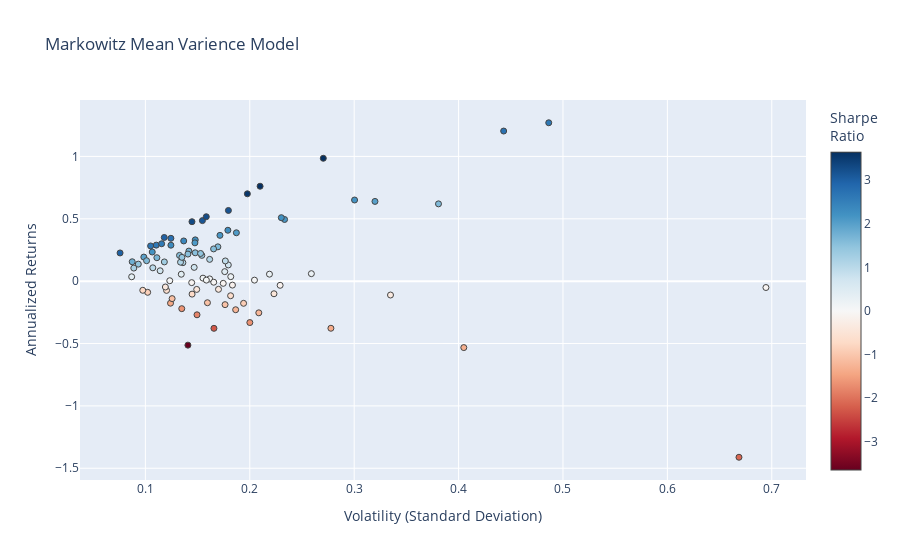

The notebook cell this image was saved under:
### Code cell
hover_texts = [
    f"{ticker} <br>Volatility: {vol:.3f} <br>Returns: {ret:.3%} <br>Sharpe Ratio: {sr:.3f}"
    for ticker, vol, ret, sr in zip(names, volatility, annualized_returns, sharpe_ratios)
]

fig = go.Figure(data=go.Scatter(
    x=volatility,
    y=annualized_returns,
    mode='markers',
    hoverinfo='text',
    hovertext=hover_texts,
    marker=dict(color=sharpe_ratios, colorscale = 'RdBu', size=6, line=dict(width=1), colorbar=dict(title="Sharpe<br>Ratio")
    )
))

fig.update_layout(
    title='Markowitz Mean Varience Model',
    xaxis_title='Volatility (Standard Deviation)',
    yaxis_title='Annualized Returns',
)

fig.show()

### Figure 1 — Plotly figure (JSON) as saved in the notebook; plotly's stock layout.template omitted (floating-point values rounded to 4 significant figures)
{"data": [{"hoverinfo": "text", "hovertext": ["RDY_Close <br>Volatility: 0.278 <br>Returns: -37.763% <br>Sharpe Ratio: -1.360", "WFC_Close <br>Volatility: 0.176 <br>Returns: -18.838% <br>Sharpe Ratio: -1.068", "RTX_Close <br>Volatility: 0.093 <br>Returns: 13.645% <br>Sharpe Ratio: 1.464", "GM_Close <br>Volatility: 0.170 <br>Returns: -6.545% <br>Sharpe Ratio: -0.385", "KO_Close <br>Volatility: 0.076 <br>Returns: 22.618% <br>Sharpe Ratio: 2.987", "GOOG_Close <br>Volatility: 0.169 <br>Returns: 27.511% <br>Sharpe Ratio: 1.624", "NFLX_Close <br>Volatility: 0.320 <br>Returns: 63.935% <br>Sharpe Ratio: 1.998", "INTC_Close <br>Volatility: 0.144 <br>Returns: -1.191% <br>Sharpe Ratio: -0.083", "WMT_Close <br>Volatility: 0.148 <br>Returns: 33.100% <br>Sharpe Ratio: 2.240", "SO_Close <br>Volatility: 0.102 <br>Returns: -8.956% <br>Sharpe Ratio: -0.877", "XOM_Close <br>Volatility: 0.120 <br>Returns: -7.396% <br>Sharpe Ratio: -0.615", "CMCSA_Close <br>Volatility: 0.154 <br>Returns: 20.680% <br>Sharpe Ratio: 1.342", "MDT_Close <br>Volatility: 0.114 <br>Returns: 8.328% <br>Sharpe Ratio: 0.730", "AMZN_Close <br>Volatility: 0.171 <br>Returns: 36.711% <br>Sharpe Ratio: 2.142", "PFE_Close <br>Volatility: 0.098 <br>Returns: -7.335% <br>Sharpe Ratio: -0.752", "GOOGL_Close <br>Volatility: 0.165 <br>Returns: 25.843% <br>Sharpe Ratio: 1.563", "PEP_Close <br>Volatility: 0.087 <br>Returns: 15.556% <br>Sharpe Ratio: 1.780", "TXN_Close <br>Volatility: 0.179 <br>Returns: 13.001% <br>Sharpe Ratio: 0.725", "T_Close <br>Volatility: 0.145 <br>Returns: -10.384% <br>Sharpe Ratio: -0.717", "VRTX_Close <br>Volatility: 0.486 <br>Returns: 126.996% <br>Sharpe Ratio: 2.611", "CVX_Close <br>Volatility: 0.149 <br>Returns: -6.629% <br>Sharpe Ratio: -0.444", "CRM_Close <br>Volatility: 0.148 <br>Returns: 22.729% <br>Sharpe Ratio: 1.539", "CAT_Close <br>Volatility: 0.233 <br>Returns: 49.457% <br>Sharpe Ratio: 2.120", "BIIB_Close <br>Volatility: 0.229 <br>Returns: -3.324% <br>Sharpe Ratio: -0.145", "V_Close <br>Volatility: 0.110 <br>Returns: 28.881% <br>Sharpe Ratio: 2.616", "SYY_Close <br>Volatility: 0.155 <br>Returns: 2.406% <br>Sharpe Ratio: 0.155", "BMY_Close <br>Volatility: 0.182 <br>Returns: 3.608% <br>Sharpe Ratio: 0.198", "DIS_Close <br>Volatility: 0.123 <br>Returns: 0.345% <br>Sharpe Ratio: 0.028", "HD_Close <br>Volatility: 0.134 <br>Returns: 5.554% <br>Sharpe Ratio: 0.413", "SNAP_Close <br>Volatility: 0.669 <br>Returns: -141.181% <br>Sharpe Ratio: -2.112", "GIS_Close <br>Volatility: 0.124 <br>Returns: -17.660% <br>Sharpe Ratio: -1.423", "MSFT_Close <br>Volatility: 0.137 <br>Returns: 32.231% <br>Sharpe Ratio: 2.358", "JPM_Close <br>Volatility: 0.162 <br>Returns: 1.822% <br>Sharpe Ratio: 0.113", "SRE_Close <br>Volatility: 0.107 <br>Returns: 10.690% <br>Sharpe Ratio: 0.998", "EMR_Close <br>Volatility: 0.165 <br>Returns: -0.844% <br>Sharpe Ratio: -0.051", "QCOM_Close <br>Volatility: 0.182 <br>Returns: -11.695% <br>Sharpe Ratio: -0.644", "ABT_Close <br>Volatility: 0.133 <br>Returns: 20.651% <br>Sharpe Ratio: 1.556", "ADBE_Close <br>Volatility: 0.155 <br>Returns: 48.534% <br>Sharpe Ratio: 3.139", "HON_Close <br>Volatility: 0.099 <br>Returns: 19.309% <br>Sharpe Ratio: 1.960", "GILD_Close <br>Volatility: 0.153 <br>Returns: 22.185% <br>Sharpe Ratio: 1.451", "SYK_Close <br>Volatility: 0.116 <br>Returns: 29.992% <br>Sharpe Ratio: 2.595", "EXC_Close <br>Volatility: 0.136 <br>Returns: 14.814% <br>Sharpe Ratio: 1.090", "EW_Close <br>Volatility: 0.230 <br>Returns: 50.893% <br>Sharpe Ratio: 2.211", "IBM_Close <br>Volatility: 0.141 <br>Returns: -51.301% <br>Sharpe Ratio: -3.645", "ORCL_Close <br>Volatility: 0.187 <br>Returns: 38.781% <br>Sharpe Ratio: 2.072", "BAC_Close <br>Volatility: 0.223 <br>Returns: -10.107% <br>Sharpe Ratio: -0.453", "AAPL_Close <br>Volatility: 0.162 <br>Returns: 17.462% <br>Sharpe Ratio: 1.081", "JNJ_Close <br>Volatility: 0.111 <br>Returns: 18.793% <br>Sharpe Ratio: 1.693", "NVDA_Close <br>Volatility: 0.443 <br>Returns: 120.348% <br>Sharpe Ratio: 2.715", "BA_Close <br>Volatility: 0.198 <br>Returns: 70.035% <br>Sharpe Ratio: 3.543", "DUK_Close <br>Volatility: 0.089 <br>Returns: 10.492% <br>Sharpe Ratio: 1.180", "TMO_Close <br>Volatility: 0.142 <br>Returns: 24.099% <br>Sharpe Ratio: 1.701", "VZ_Close <br>Volatility: 0.175 <br>Returns: -1.752% <br>Sharpe Ratio: -0.100", "META_Close <br>Volatility: 0.158 <br>Returns: 51.648% <br>Sharpe Ratio: 3.262", "MA_Close <br>Volatility: 0.124 <br>Returns: 34.348% <br>Sharpe Ratio: 2.760", "CPB_Close <br>Volatility: 0.149 <br>Returns: -26.972% <br>Sharpe Ratio: -1.805", "KR_Close <br>Volatility: 0.405 <br>Returns: -53.258% <br>Sharpe Ratio: -1.315", "BSX_Close <br>Volatility: 0.134 <br>Returns: 15.214% <br>Sharpe Ratio: 1.138", "MO_Close <br>Volatility: 0.200 <br>Returns: -33.192% <br>Sharpe Ratio: -1.659", "PG_Close <br>Volatility: 0.087 <br>Returns: 3.502% <br>Sharpe Ratio: 0.403", "NEE_Close <br>Volatility: 0.105 <br>Returns: 28.234% <br>Sharpe Ratio: 2.689", "UNH_Close <br>Volatility: 0.118 <br>Returns: 35.013% <br>Sharpe Ratio: 2.965", "ZBH_Close <br>Volatility: 0.176 <br>Returns: 7.620% <br>Sharpe Ratio: 0.433", "MCD_Close <br>Volatility: 0.145 <br>Returns: 47.674% <br>Sharpe Ratio: 3.297", "ABBV_Close <br>Volatility: 0.124 <br>Returns: 28.825% <br>Sharpe Ratio: 2.316", "ISRG_Close <br>Volatility: 0.180 <br>Returns: 56.678% <br>Sharpe Ratio: 3.157", "F_Close <br>Volatility: 0.186 <br>Returns: -22.923% <br>Sharpe Ratio: -1.229", "LLY_Close <br>Volatility: 0.158 <br>Returns: 0.828% <br>Sharpe Ratio: 0.052", "AEP_Close <br>Volatility: 0.101 <br>Returns: 16.390% <br>Sharpe Ratio: 1.620", "PM_Close <br>Volatility: 0.135 <br>Returns: 19.081% <br>Sharpe Ratio: 1.414", "TSLA_Close <br>Volatility: 0.381 <br>Returns: 61.965% <br>Sharpe Ratio: 1.627", "DE_Close <br>Volatility: 0.179 <br>Returns: 40.807% <br>Sharpe Ratio: 2.279", "GS_Close <br>Volatility: 0.209 <br>Returns: -25.385% <br>Sharpe Ratio: -1.217", "ETN_Close <br>Volatility: 0.141 <br>Returns: 21.693% <br>Sharpe Ratio: 1.541", "AMD_Close <br>Volatility: 0.694 <br>Returns: -5.109% <br>Sharpe Ratio: -0.074", "BTI_Close <br>Volatility: 0.204 <br>Returns: 0.821% <br>Sharpe Ratio: 0.040", "PYPL_Close <br>Volatility: 0.210 <br>Returns: 76.095% <br>Sharpe Ratio: 3.626", "UA_Close <br>Volatility: 0.335 <br>Returns: -11.114% <br>Sharpe Ratio: -0.332", "NKE_Close <br>Volatility: 0.259 <br>Returns: 6.009% <br>Sharpe Ratio: 0.232", "SAP_Close <br>Volatility: 0.147 <br>Returns: 30.725% <br>Sharpe Ratio: 2.084", "MRK_Close <br>Volatility: 0.119 <br>Returns: -4.687% <br>Sharpe Ratio: -0.393", "GE_Close <br>Volatility: 0.166 <br>Returns: -37.831% <br>Sharpe Ratio: -2.284", "MMM_Close <br>Volatility: 0.118 <br>Returns: 15.425% <br>Sharpe Ratio: 1.305", "LMT_Close <br>Volatility: 0.107 <br>Returns: 23.364% <br>Sharpe Ratio: 2.193", "COST_Close <br>Volatility: 0.194 <br>Returns: -17.769% <br>Sharpe Ratio: -0.916", "RMD_Close <br>Volatility: 0.177 <br>Returns: 16.205% <br>Sharpe Ratio: 0.918", "BABA_Close <br>Volatility: 0.270 <br>Returns: 98.505% <br>Sharpe Ratio: 3.643", "REGN_Close <br>Volatility: 0.300 <br>Returns: 65.057% <br>Sharpe Ratio: 2.166", "ACN_Close <br>Volatility: 0.147 <br>Returns: 11.058% <br>Sharpe Ratio: 0.754", "AMGN_Close <br>Volatility: 0.183 <br>Returns: -3.148% <br>Sharpe Ratio: -0.172", "DHR_Close <br>Volatility: 0.126 <br>Returns: -13.997% <br>Sharpe Ratio: -1.114", "K_Close <br>Volatility: 0.135 <br>Returns: -22.065% <br>Sharpe Ratio: -1.636", "MS_Close <br>Volatility: 0.219 <br>Returns: 5.606% <br>Sharpe Ratio: 0.256", "CSCO_Close <br>Volatility: 0.159 <br>Returns: -17.299% <br>Sharpe Ratio: -1.085"], "marker": {"color": [-1.36, -1.068, 1.464, -0.3849, 2.987, 1.624, 1.998, -0.08253, 2.24, -0.8766, -0.615, 1.342, 0.7297, 2.142, -0.7523, 1.563, 1.78, 0.7246, -0.7175, 2.611, -0.4444, 1.539, 2.12, -0.1451, 2.616, 0.1551, 0.1985, 0.02801, 0.4133, -2.112, -1.423, 2.358, 0.1128, 0.998, -0.05103, -0.644, 1.556, 3.139, 1.96, 1.451, 2.595, 1.09, 2.211, -3.645, 2.072, -0.4529, 1.081, 1.693, 2.715, 3.543, 1.18, 1.701, -0.1004, 3.262, 2.76, -1.805, -1.315, 1.138, -1.659, 0.4032, 2.689, 2.965, 0.433, 3.297, 2.316, 3.157, -1.229, 0.05225, 1.62, 1.414, 1.627, 2.279, -1.217, 1.541, -0.07357, 0.04015, 3.626, -0.332, 0.232, 2.084, -0.3934, -2.284, 1.305, 2.193, -0.9157, 0.9177, 3.643, 2.166, 0.7536, -0.1716, -1.114, -1.636, 0.2561, -1.085], "colorbar": {"title": {"text": "Sharpe<br>Ratio"}}, "colorscale": [[0, "rgb(103,0,31)"], [0.1, "rgb(178,24,43)"], [0.2, "rgb(214,96,77)"], [0.3, "rgb(244,165,130)"], [0.4, "rgb(253,219,199)"], [0.5, "rgb(247,247,247)"], [0.6, "rgb(209,229,240)"], [0.7, "rgb(146,197,222)"], [0.8, "rgb(67,147,195)"], [0.9, "rgb(33,102,172)"], [1, "rgb(5,48,97)"]], "line": {"width": 1}, "size": 6}, "mode": "markers", "type": "scatter", "x": [0.2777, 0.1763, 0.09322, 0.17, 0.07573, 0.1694, 0.3199, 0.1444, 0.1478, 0.1022, 0.1203, 0.1541, 0.1141, 0.1714, 0.09751, 0.1653, 0.08737, 0.1794, 0.1447, 0.4864, 0.1492, 0.1477, 0.2333, 0.2291, 0.1104, 0.1552, 0.1818, 0.1233, 0.1344, 0.6686, 0.1241, 0.1367, 0.1615, 0.1071, 0.1655, 0.1816, 0.1327, 0.1546, 0.09851, 0.1529, 0.1156, 0.1359, 0.2302, 0.1407, 0.1872, 0.2232, 0.1616, 0.111, 0.4432, 0.1977, 0.08891, 0.1417, 0.1746, 0.1583, 0.1244, 0.1495, 0.405, 0.1336, 0.2, 0.08685, 0.105, 0.1181, 0.176, 0.1446, 0.1244, 0.1795, 0.1865, 0.1584, 0.1011, 0.135, 0.3808, 0.179, 0.2086, 0.1407, 0.6944, 0.2045, 0.2099, 0.3348, 0.259, 0.1474, 0.1191, 0.1657, 0.1182, 0.1066, 0.1941, 0.1766, 0.2704, 0.3004, 0.1467, 0.1834, 0.1256, 0.1348, 0.2189, 0.1594], "y": [-0.3776, -0.1884, 0.1365, -0.06545, 0.2262, 0.2751, 0.6393, -0.01191, 0.331, -0.08956, -0.07396, 0.2068, 0.08328, 0.3671, -0.07335, 0.2584, 0.1556, 0.13, -0.1038, 1.27, -0.06629, 0.2273, 0.4946, -0.03324, 0.2888, 0.02406, 0.03608, 0.003455, 0.05554, -1.412, -0.1766, 0.3223, 0.01822, 0.1069, -0.008444, -0.117, 0.2065, 0.4853, 0.1931, 0.2219, 0.2999, 0.1481, 0.5089, -0.513, 0.3878, -0.1011, 0.1746, 0.1879, 1.203, 0.7003, 0.1049, 0.241, -0.01752, 0.5165, 0.3435, -0.2697, -0.5326, 0.1521, -0.3319, 0.03502, 0.2823, 0.3501, 0.0762, 0.4767, 0.2883, 0.5668, -0.2292, 0.008278, 0.1639, 0.1908, 0.6196, 0.4081, -0.2539, 0.2169, -0.05109, 0.008211, 0.761, -0.1111, 0.06009, 0.3073, -0.04687, -0.3783, 0.1543, 0.2336, -0.1777, 0.162, 0.9851, 0.6506, 0.1106, -0.03148, -0.14, -0.2206, 0.05606, -0.173]}], "layout": {"title": {"text": "Markowitz Mean Varience Model"}, "xaxis": {"title": {"text": "Volatility (Standard Deviation)"}}, "yaxis": {"title": {"text": "Annualized Returns"}}}}
